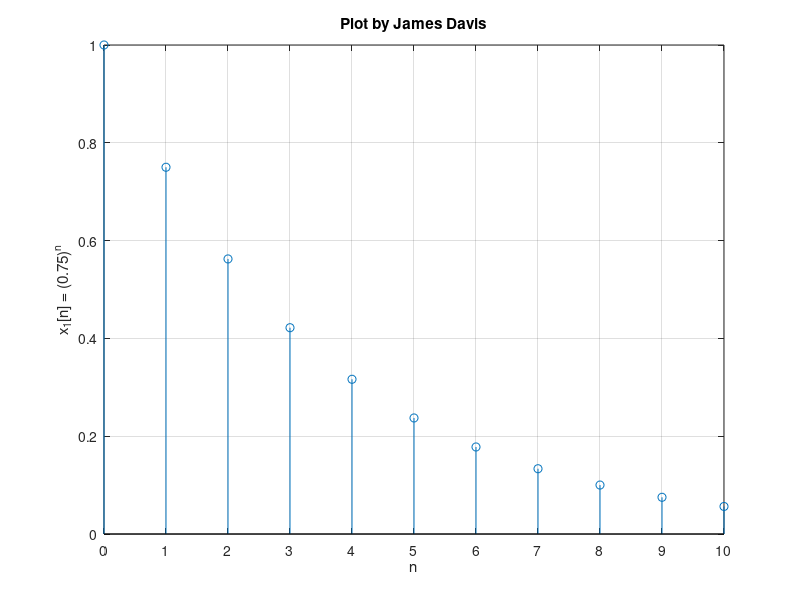
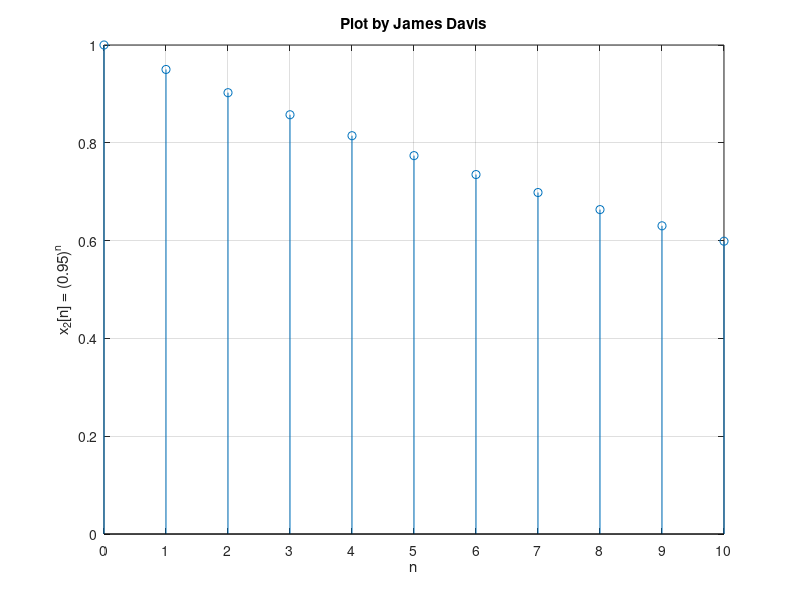
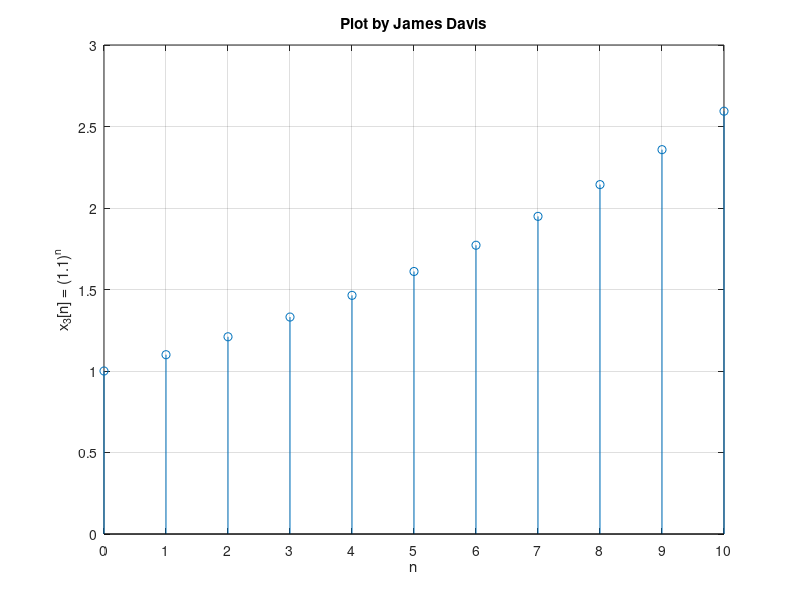
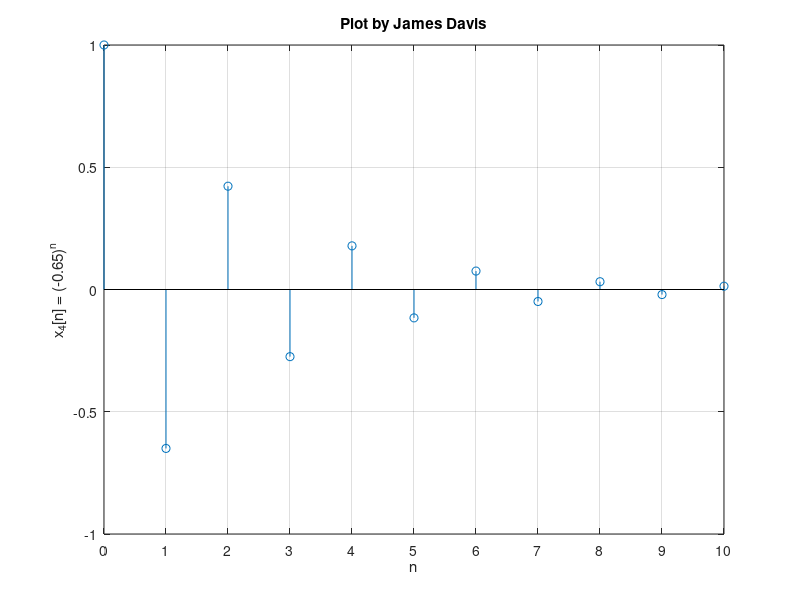

Write MATLAB code to recreate these figures, in order.
%James Davis, EGN3204, Fall 2014
% MATLAB m file for problem 2

clear all

%definig variables
n = 0:1:10;



x1 = (0.75).^n;
x2 = (0.95).^n;
x3 = (1.1).^n;
x4 = (-0.65).^n;
x5 = (-0.9).^n;
x6 = (-1.2).^n;

%figure 1
figure(1)
stem(n,x1);
xlabel ('n')
set(gca,'XTick',0:1:10);
ylabel ('x_1[n] = (0.75)^n');
title('Plot by James Davis');
grid on;

%figure 2
figure(2)
stem(n,x2);
xlabel ('n')
set(gca,'XTick',0:1:10);
ylabel ('x_2[n] = (0.95)^n');
title('Plot by James Davis');
grid on;

%figure 3
figure(3)
stem(n,x3);
xlabel ('n')
set(gca,'XTick',0:1:10);
ylabel ('x_3[n] = (1.1)^n');
title('Plot by James Davis');
grid on;

%figure 4
figure(4)
stem(n,x4);
xlabel ('n')
set(gca,'XTick',0:1:10);
ylabel ('x_4[n] = (-0.65)^n');
title('Plot by James Davis');
grid on;

%figure 5
figure(5)
stem(n,x5);
xlabel ('n')
set(gca,'XTick',0:1:10);
ylabel ('x_5[n] = (-0.9)^n');
title('Plot by James Davis');
grid on;

%figure 6
figure(6)
stem(n,x6);
xlabel ('n')
set(gca,'XTick',0:1:10);
ylabel ('x_6[n] = (-1.2)^n');
title('Plot by James Davis');
grid on;